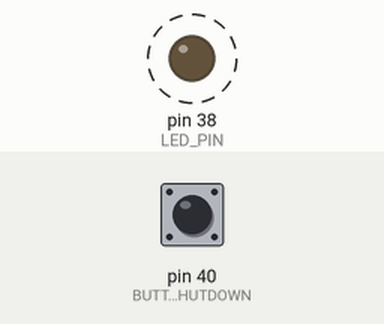
Simulated run of this program. Board: Raspberry Pi (header pin numbers). Shown: output pins drawn as LEDs (lit = HIGH). Dashed ring = blinking. The inputs (shaded band) are chosen by the test bench; at power-on: pin 40 (BUTTON_SHUTDOWN) HIGH. System figures (address, load, memory, disk, uptime) are fixed made-up values; the clock reads 2024-03-15 10:24:30 at power-on unless the program sets it; what the program prints to the terminal is not drawn.

Above: at 1.25 s.
1.3 s: pin 40 (BUTTON_SHUTDOWN) pulled LOW for 0.15 s
Timing chart, 0 to 10.3 s (numbered marks = the images above; inputs shaded):
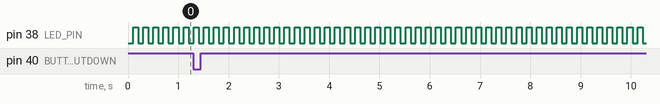

Measured:
- by itself, pin 38 (LED_PIN): alternates HIGH for 0.10 s and LOW for 0.10 s

The program:

shutdownButton.py
```python
#Autor Angel EA4GKQ
#
#
import syslog
import time
import RPi.GPIO as GPIO
import atexit
import os
var = 1
counter = 0
global start
global end

try:
    import httplib
except:
    import http.client as httplib


BUTTON_SHUTDOWN = 40 #Setup with your GPIO Button
LED_PIN         = 38

def have_internet():
#    conn = httplib.HTTPConnection("www.google.com", timeout=5)
#    try:
#        conn.request("HEAD", "/")
#        conn.close()
#        return True
#    except:
#        conn.close()
#        return False
	status_eth0  = open('/sys/class/net/eth0/operstate', 'r').read()
	status_wlan0 = open('/sys/class/net/wlan0/operstate', 'r').read()
#	print(status_eth0)
#	print(status_wlan0)
	if(status_eth0 != 'down' or status_wlan0 != 'down'):
		return True
	else:
		return False

def goodbye():
    syslog.syslog("Closing script, good bye")
    GPIO.cleanup()           # clean up GPIO on normal exit

def button_shutdown(channel):
    global start
    global end
    if GPIO.input(BUTTON_SHUTDOWN) == 0:
        start = time.time()
#        print("pulsado")
    if GPIO.input(BUTTON_SHUTDOWN) == 1:
#        print("libre")
        end = time.time()
        elapsed = end - start
        print(elapsed)
        if ( elapsed>0.2):# Pulsacion mayor a 0.2 segudos (evita rebotes/ruido)
             syslog.syslog("Raising shutdown command")
             os.system("sudo shutdown now")
#             print("shutdown <10")
print("GPIO VERSION: " + str(GPIO.VERSION))
syslog.syslog("Shutdown button ->  GPIO: " + str(BUTTON_SHUTDOWN))
GPIO.setmode(GPIO.BOARD)
GPIO.setup(BUTTON_SHUTDOWN,GPIO.IN,pull_up_down=GPIO.PUD_UP)
GPIO.setup(LED_PIN, GPIO.OUT)
atexit.register(goodbye)

GPIO.add_event_detect(BUTTON_SHUTDOWN,GPIO.BOTH,callback=button_shutdown)
start = time.time()
end   = time.time()


while True:

    time.sleep(0.1)
    if( have_internet()):
	GPIO.output(LED_PIN,True)
	time.sleep(0.1)
	GPIO.output(LED_PIN,False)
    else:
        GPIO.output(LED_PIN,False)
```
